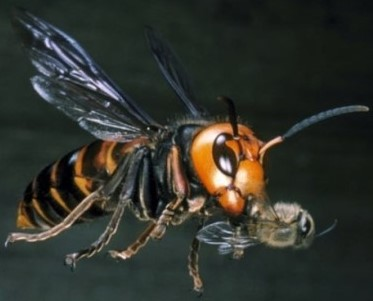
#> input picture carre/src/images/000.jpg, 373 x 301 px
$ python main.py
#> lines starting #> are read from the running program, lines starting #| are printed output that depends on the picture
### carre/src/implements/carreV1.py
from PIL import Image


class CarreV1:
    def __init__(self):
        pass

    def __trouve_A(self, image):
        for j in range(0, image.size[0]):
            for i in range(0, image.size[1]):
                r, g, b, a = image.getpixel((i, j))
                if not (r == 0) or not (g == 0) or not (b == 0):
                    return i, j

    def __trouve_B(self, image):
        for i in range(0, image.size[0]):
            for j in range(0, image.size[1]):
                r, g, b, a = image.getpixel((i, j))
                if not (r == 0) or not (g == 0) or not (b == 0):
                    return i, j

    def __trouve_C(self, image):
        pixels = [1] * image.size[0]
        for i in range(0, image.size[0]):
            list_pixel = list()
            for j in range(0, image.size[1]):
                r, g, b, a = image.getpixel((i, j))
                if not (r == 0) or not (g == 0) or not (b == 0):
                    list_pixel.append(j)
            if len(list_pixel) == 0:
                pixels[i] = 0
            else:
                pixels[i] = max(list_pixel)
        return pixels.index(max(pixels)), max(pixels)

    def __trouve_D(self, image):
        pixels = [1] * image.size[1]
        for j in range(0, image.size[1]):
            list_pixel = list()
            for i in range(0, image.size[0]):
                r, g, b, a = image.getpixel((i, j))
                if not (r == 0) or not (g == 0) or not (b == 0):
                    list_pixel.append(i)
            if len(list_pixel) == 0:
                pixels[j] = 0
            else:
                pixels[j] = max(list_pixel)
        return max(pixels), pixels.index(max(pixels))

    def __coins_carre(self, image):
        # On cherche les points de bordure de l'objet
        ia, ja = self.__trouve_A(self, image)
        ib, jb = self.__trouve_B(self, image)
        ic, jc = self.__trouve_C(self, image)
        id, jd = self.__trouve_D(self, image)

        # On trouve les points du rectangle associé
        ix, jx = ib, ja
        iy, jy = ib, jc
        iz, jz = id, jc
        it, jt = id, ja

        x_ratio = int(image.size[0] / 7)
        y_ratio = int(image.size[0] / 7)
        return ix + x_ratio, jx + y_ratio, iy + x_ratio, jy - y_ratio, iz - x_ratio, jz - y_ratio, it - x_ratio, jt + y_ratio

    def trace_carre(self, image_c, image):
        ix, jx, iy, jy, iz, jz, it, jt = self.__coins_carre(self, image_c)
        color = (255, 50, 0)

        # XY
        XY = jy - jx
        for j in range(jx, jy):
            image.putpixel((ix, j), color)
            image.putpixel((ix + 1, j), color)
            image.putpixel((ix + 2, j), color)

        # ZT
        for j in range(jt - 2, jz + 1):
            image.putpixel((it, j), color)
            image.putpixel((it - 1, j), color)
            image.putpixel((it - 2, j), color)

        # YZ
        for i in range(iy, iz):
            image.putpixel((i, jy), color)
            image.putpixel((i, jy - 1), color)
            image.putpixel((i, jy - 2), color)

        # TX
        for i in range(ix, it):
            image.putpixel((i, jt), color)
            image.putpixel((i, jt - 1), color)
            image.putpixel((i, jt - 2), color)

### carre/main.py
from PIL import Image
import matplotlib.pyplot as plt
from src.implements.carreV1 import CarreV1

carre = CarreV1

im000 = Image.open("src/images/000.jpg")
#> im000 is the input picture: PIL image 373x301 RGB; mean R, G, B 49.4, 52, 45.2
imc000 = Image.open("src/images/000_cropped.jpg")
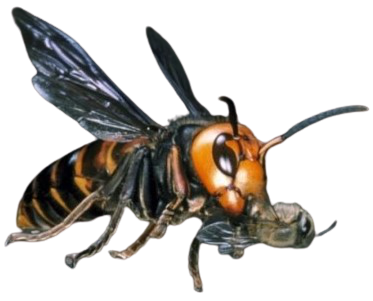
#> input picture carre/src/images/000_cropped.jpg, 373 x 301 px
#> imc000 is the input picture: PIL image 373x301 RGBA; mean R, G, B, A 30.8, 27.1, 23.2, 85.4
im022 = Image.open("src/images/022.jpg")
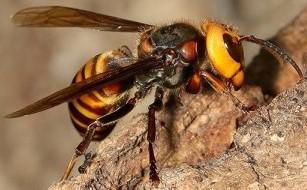
#> input picture carre/src/images/022.jpg, 307 x 190 px
#> im022 is the input picture: PIL image 307x190 RGB; mean R, G, B 145.5, 110.7, 78.4
imc022 = Image.open("src/images/022_cropped.jpg")
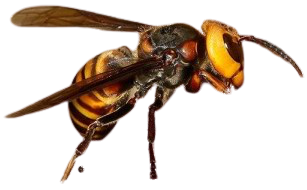
#> input picture carre/src/images/022_cropped.jpg, 307 x 190 px
#> imc022 is the input picture: PIL image 307x190 RGBA; mean R, G, B, A 32, 19.2, 9.6, 68.6
im108 = Image.open("src/images/108.jpg")
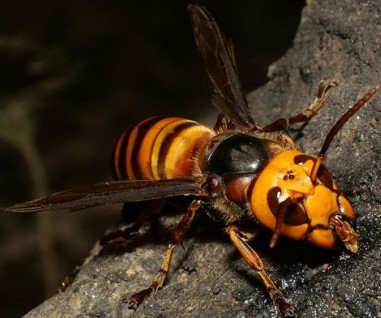
#> input picture carre/src/images/108.jpg, 381 x 318 px
#> im108 is the input picture: PIL image 381x318 RGB; mean R, G, B 63, 46.9, 30
imc108 = Image.open("src/images/108_cropped.jpg")
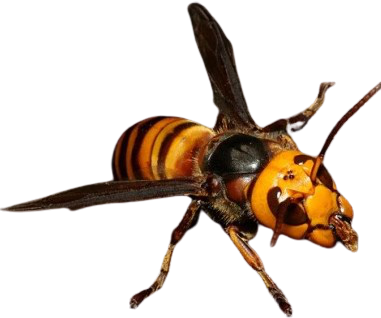
#> input picture carre/src/images/108_cropped.jpg, 381 x 318 px
#> imc108 is the input picture: PIL image 381x318 RGBA; mean R, G, B, A 26.6, 15.3, 6.1, 62.1

carre.trace_carre(carre, imc108, im108)
#> in __coins_carre, `ia, ja = self.__trouve_A(self, image)`: ia = 193; ja = 1
#> in __coins_carre, `ib, jb = self.__trouve_B(self, image)`: ib = 0; jb = 207
#> after the loop in __trouve_C, `for i in range(0, image.size[0]):`: pixels = 381 values, max 317 at index 286, min 90 at index 380, mean 234.1
#> in __coins_carre, `ic, jc = self.__trouve_C(self, image)`: ic = 286; jc = 317
#> after the loop in __trouve_D, `for j in range(0, image.size[1]):`: pixels = 318 values, max 380 at index 81, min 0 at index 0, mean 301.6
#> in __coins_carre, `id, jd = self.__trouve_D(self, image)`: id = 380; jd = 81
#> in __coins_carre, `ix, jx = ib, ja`: ix = 0; jx = 1
#> in __coins_carre, `iy, jy = ib, jc`: iy = 0; jy = 317
#> in __coins_carre, `iz, jz = id, jc`: iz = 380; jz = 317
#> in __coins_carre, `it, jt = id, ja`: it = 380; jt = 1
#> in trace_carre, `ix, jx, iy, jy, iz, jz, it, jt = self.__coins_carre(self, image_c)`: ix = 54; jx = 55; iy = 54; jy = 263; iz = 326; jz = 263; it = 326; jt = 55
#> in trace_carre, `XY = jy - jx`: XY = 208
carre.trace_carre(carre, imc000, im000)
#> in trace_carre (call 2), `ix, jx, iy, jy, iz, jz, it, jt = self.__coins_carre(self, image_c)`: ix = 56; jx = 59; iy = 56; jy = 239; iz = 316; jz = 239; it = 316; jt = 59
#> in trace_carre (call 2), `XY = jy - jx`: XY = 180
#> after the loop in trace_carre (call 2), `for i in range(iy, iz):`:
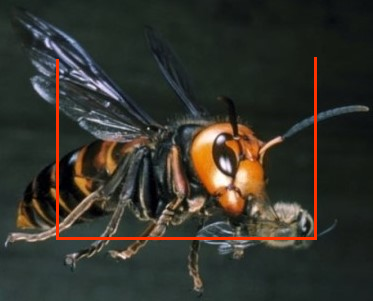
#> image: PIL image 373x301 RGB; mean R, G, B 52.7, 51.8, 44.3
carre.trace_carre(carre, imc022, im022)
#> in trace_carre (call 3), `ix, jx, iy, jy, iz, jz, it, jt = self.__coins_carre(self, image_c)`: ix = 46; jx = 47; iy = 46; jy = 140; iz = 261; jz = 140; it = 261; jt = 47
#> in trace_carre (call 3), `XY = jy - jx`: XY = 93
#> after the loop in trace_carre (call 3), `for i in range(ix, it):`:
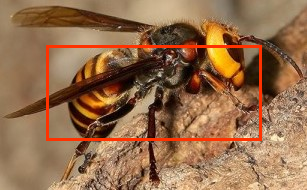
#> image: PIL image 307x190 RGB; mean R, G, B 149, 108.8, 76

plt.figure()
plt.imshow(im000)

plt.figure()
plt.imshow(im022)

plt.figure()
plt.imshow(im108)

plt.show()
